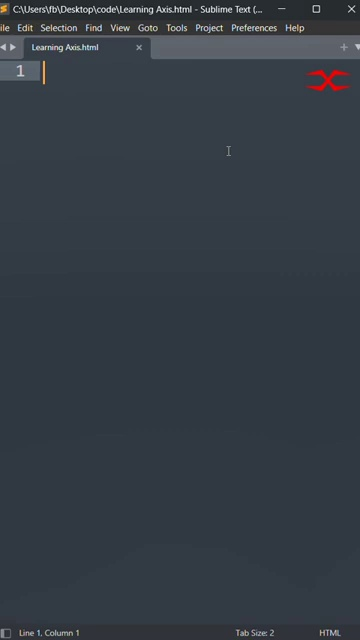
#> input picture code_frames/frame_00000.jpg, 360 x 640 px; its folder holds only this picture in this run
$ python -i ocr_extractor.py   (imports and definitions only)
#> lines starting #> are read from the running program, lines starting #| are printed output that depends on the picture; after the words box and inside, x2 and y2 are one past the last pixel; in counts of white or black regions, pixels touching at a corner belong together
#> further down, picture is the input picture: shape (640, 360, 3); mean B, G, R 68.6, 60.1, 52.1
import cv2
import os
import pytesseract
import difflib
import numpy as np


# --------------------------------------------------
# TESSERACT CONFIGURATION
# --------------------------------------------------

# Windows path
windows_tesseract = r"C:\Program Files\Tesseract-OCR\tesseract.exe"

if os.path.exists(windows_tesseract):
    pytesseract.pytesseract.tesseract_cmd = windows_tesseract


# --------------------------------------------------
# IMAGE PREPROCESSING
# --------------------------------------------------

def preprocess_image(image):
    """
    Creates multiple enhanced versions of the frame
    for better OCR accuracy.
    """

    processed_images = []


    # Convert to grayscale
    gray = cv2.cvtColor(
        image,
        cv2.COLOR_BGR2GRAY
    )

    processed_images.append(gray)


    # Upscaled version
    upscale = cv2.resize(
        gray,
        None,
        fx=2,
        fy=2,
        interpolation=cv2.INTER_CUBIC
    )

    processed_images.append(upscale)


    # Sharpen image
    kernel = np.array(
        [
            [0,-1,0],
            [-1,5,-1],
            [0,-1,0]
        ]
    )

    sharpened = cv2.filter2D(
        upscale,
        -1,
        kernel
    )

    processed_images.append(sharpened)


    # Adaptive threshold
    adaptive = cv2.adaptiveThreshold(
        sharpened,
        255,
        cv2.ADAPTIVE_THRESH_GAUSSIAN_C,
        cv2.THRESH_BINARY,
        31,
        11
    )
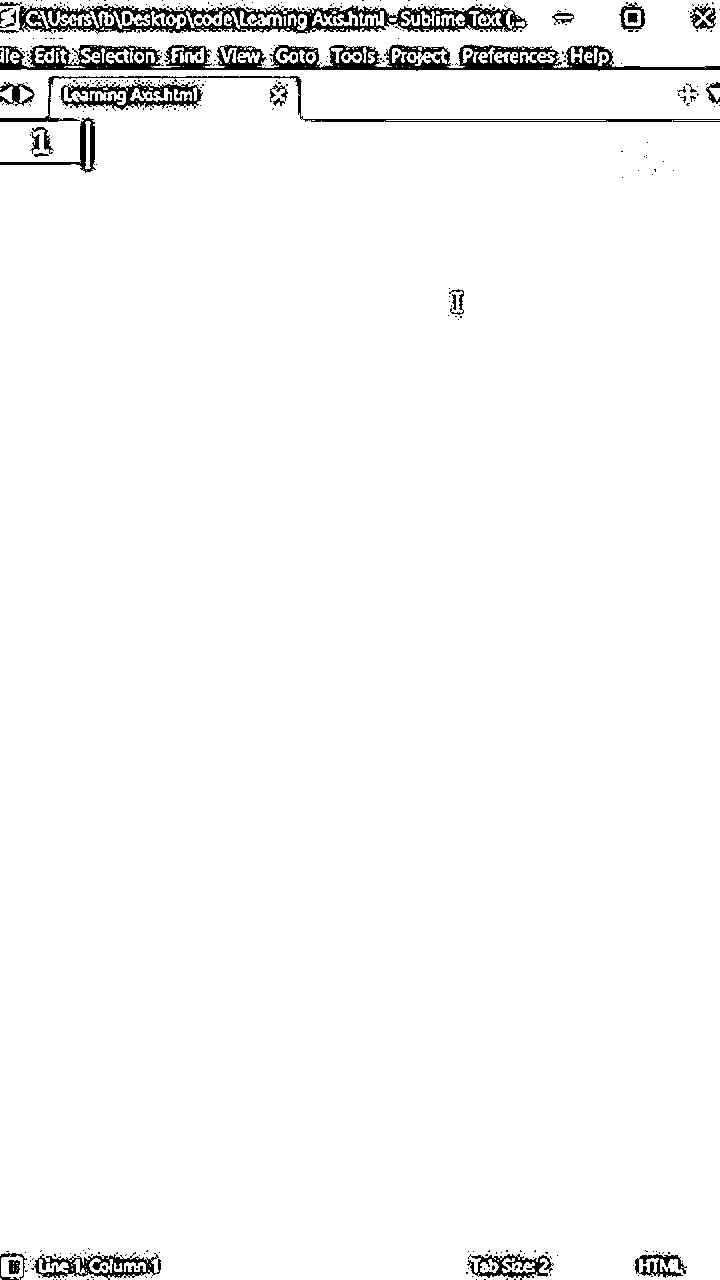
#> adaptive: shape (1280, 720); 97.2% white; 377 black regions (334 under 20 px), largest, box (x1, y1, x2, y2) and area: (0, 44, 720, 71) 8654, (19, 5, 528, 34) 6595, (0, 76, 720, 122) 1917

    processed_images.append(adaptive)


    # OTSU threshold
    _, otsu = cv2.threshold(
        sharpened,
        0,
        255,
        cv2.THRESH_BINARY +
        cv2.THRESH_OTSU
    )
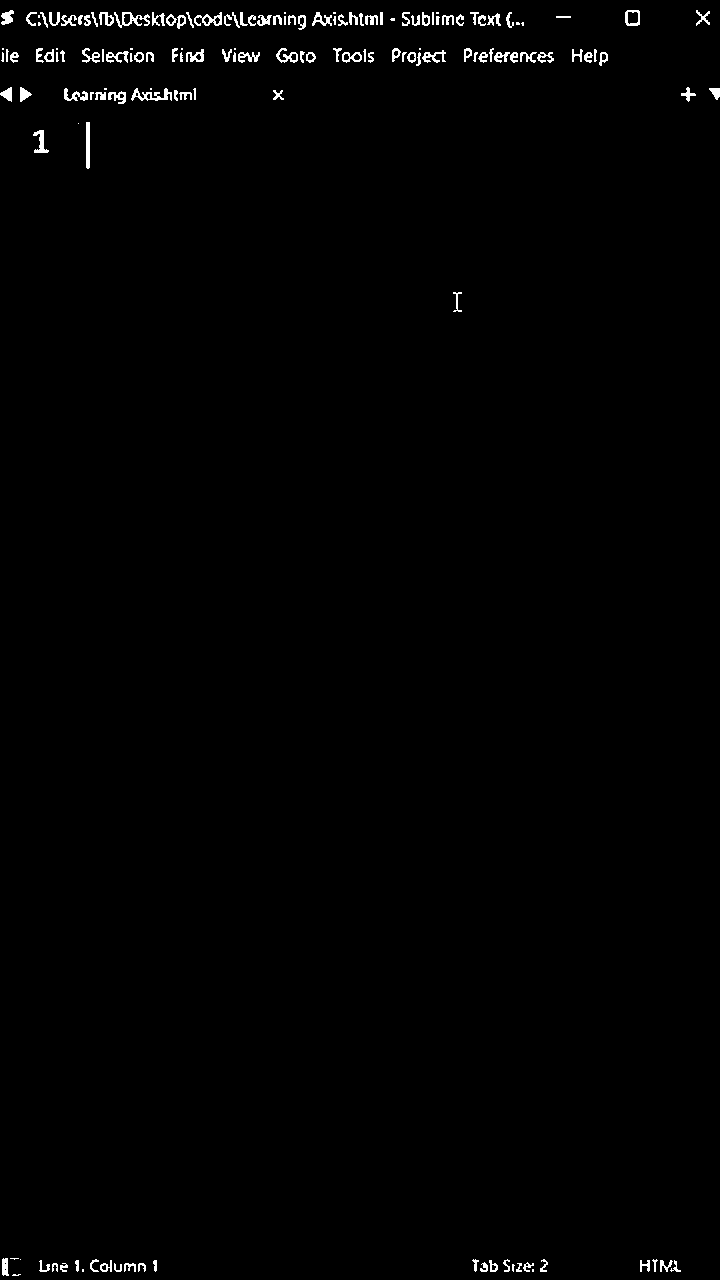
#> otsu: shape (1280, 720); 0.92% white in thin lines or dots

    processed_images.append(otsu)


    return processed_images


# --------------------------------------------------
# OCR WITH CONFIDENCE
# --------------------------------------------------

# [196 lines left out: functions run_ocr, is_similar, extract_code_text, not called in this run]

>>> import cv2
>>> picture = cv2.imread('../code_frames/frame_00000.jpg')
>>> result = preprocess_image(picture)
#> result = 5 items
